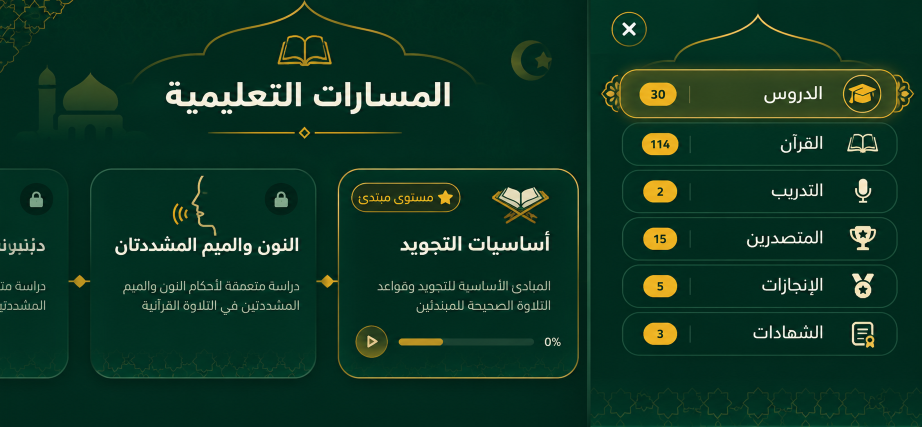
#> input picture docs/flutter/screens/04-side-nav/reference.webp, 1844 x 853 px (shown at 1/2 size)
$ python profile-measure.py ../../docs/flutter/screens/04-side-nav/reference.webp ../../docs/flutter/screens/04-side-nav/reference.webp
#> lines starting #> are read from the running program, lines starting #| are printed output that depends on the picture; after the words box and inside, x2 and y2 are one past the last pixel; in counts of white or black regions, pixels touching at a corner belong together
"""Screen 29: element boxes on the reference and on a capture (1844x853).
Usage: python3 tools/flutter-review/profile-measure.py <reference.webp> <capture.png> [light]"""
import sys
import numpy as np
from PIL import Image

def load(p):
    return np.asarray(Image.open(p).convert('RGB').resize((1844, 853))).astype(int)

def boxes(a, light):
#> called with light = False
    r, g, b = a[..., 0], a[..., 1], a[..., 2]
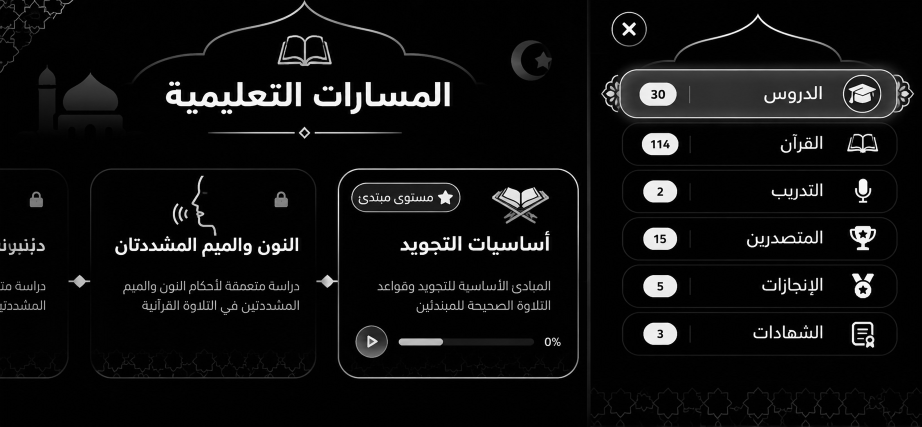
#> r: shape (853, 1844) int64 (shown at 1/2 size); min 0, max 255, mean 15.4
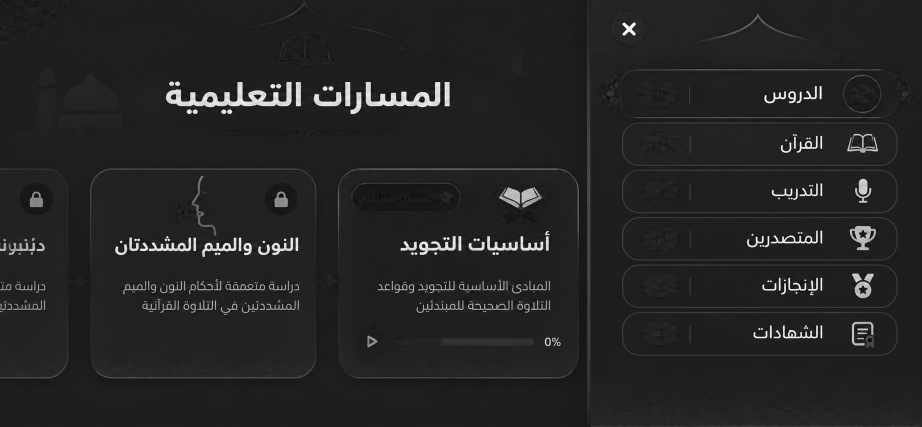
#> b: shape (853, 1844) int64 (shown at 1/2 size); min 0, max 255, mean 36.4
    if light:
        text = (r < 140) & (g < 100) & (b < 70)
        bright = (r + g + b < 520) & (r - b > 60)
    else:
        text = (r > 215) & (g > 210) & (b > 170)
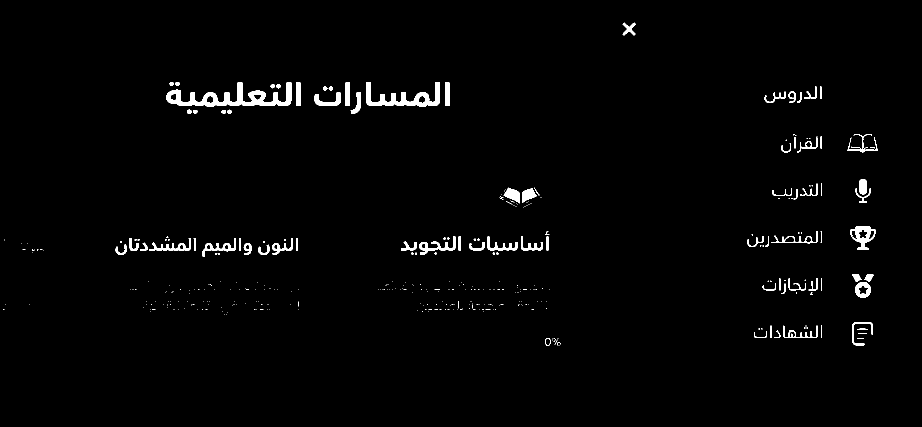
#> text: shape (853, 1844) bool (shown at 1/2 size); 1.6% white; 376 white regions (297 under 20 px), largest, box (x1, y1, x2, y2) and area: (332, 164, 583, 214) 4494, (732, 164, 880, 214) 2738, (1700, 453, 1751, 500) 1064
        bright = r + g > 330
#> bright: shape (853, 1844) bool; 3.9% white; 402 white regions (203 under 20 px), largest, box (x1, y1, x2, y2) and area: (332, 164, 583, 214) 4803, (732, 164, 880, 214) 2900, (1279, 165, 1353, 211) 2601
    gold = (r > 170) & (g > 120) & (b < 110) & (r - b > 80) if not light else (r > 170) & (g > 110) & (b < 90)
#> gold: shape (853, 1844) bool; 1.8% white; 127 white regions (69 under 20 px), largest, box (x1, y1, x2, y2) and area: (1279, 165, 1353, 211) 2618, (1284, 266, 1357, 310) 2500, (1287, 361, 1354, 405) 2437
    out = {}
    def bb(m, x0, y0, x1, y1, k):
#> called with x0 = 640, y0 = 105, x1 = 1100, y1 = 172, k = 'title'
        s = m[y0:y1, x0:x1]
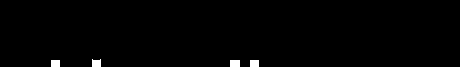
#> s: shape (67, 460) bool; 0.85% white; 4 white regions, box (x1, y1, x2, y2) and area: (230, 60, 240, 67) 70, (92, 59, 101, 67) 65, (51, 60, 60, 67) 63, (250, 60, 259, 67) 63
        ys, xs = np.nonzero(s)
#> ys = 261 values from 59 to 66; xs = 261 values, max 258 at index 38, min 51 at index 2, mean 161.4
        out[k] = None if len(xs) < 4 else (x0 + xs.min(), y0 + ys.min(), x0 + xs.max(), y0 + ys.max())
    bb(text, 640, 105, 1100, 172, 'title')
    bb(gold if not light else bright, 780, 30, 960, 105, 'header book')
#> in bb (call 2), `s = m[y0:y1, x0:x1]`: s: shape (75, 180) bool; every value is 0
    bb(text, 690, 245, 1120, 325, 'name')
#> in bb (call 3), `s = m[y0:y1, x0:x1]`: s: shape (80, 430) bool; every value is 0
    bb(text, 930, 345, 1065, 392, 'city')
#> call 4 of bb, with x0 = 930, y0 = 345, x1 = 1065, y1 = 392, k = 'city'
#> in bb (call 4), `s = m[y0:y1, x0:x1]`:
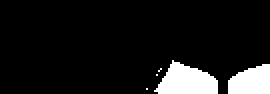
#> s: shape (47, 135) bool (shown 2 times larger); 9.7% white; 5 white regions (3 under 20 px), largest, box (x1, y1, x2, y2) and area: (77, 30, 109, 47) 359, (114, 32, 135, 47) 254
#> in bb (call 4), `ys, xs = np.nonzero(s)`: ys = 617 values from 30 to 46; xs = 617 values, max 134 at index 15, min 73 at index 460, mean 106.2
    bb(bright, 1050, 335, 1112, 395, 'pin')
#> in bb (call 5), `s = m[y0:y1, x0:x1]`:
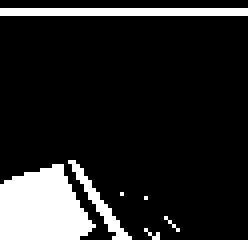
#> s: shape (60, 62) bool (shown 4 times larger); 14.4% white; 7 white regions (4 under 20 px), largest, box (x1, y1, x2, y2) and area: (0, 41, 24, 60) 340, (0, 2, 62, 4) 124, (17, 40, 33, 60) 61
#> in bb (call 5), `ys, xs = np.nonzero(s)`: ys = 536 values from 2 to 59; xs = 536 values, max 61 at index 61, min 0 at index 0, mean 16.97
    for i, (x0, x1) in enumerate([(157, 466), (517, 826), (875, 1184), (1237, 1546)]):
        bb(bright, x0 + 20, 490, x1 - 20, 548, f'icon{i}')
        bb(text, x0 + 20, 550, x1 - 20, 592, f'label{i}')
        bb(text, x0 + 20, 612, x1 - 20, 670, f'num{i}')
#> this loop made 4 passes
    bb(text, 1200, 722, 1395, 785, 'level label')
#> in bb (call 18), `s = m[y0:y1, x0:x1]`: s: shape (63, 195) bool; every value is 0
    bb(bright, 1395, 715, 1475, 790, 'layers')
#> in bb (call 19), `s = m[y0:y1, x0:x1]`: s: shape (75, 80) bool; every value is 0
    bb(bright if not light else (g > r) & (g < 110), 690, 735, 960, 778, 'pill content')
#> in bb (call 20), `s = m[y0:y1, x0:x1]`: s: shape (43, 270) bool; 3.2% white in thin lines or dots, all inside (x1, y1, x2, y2) = (13, 17, 270, 22)
    return out

ref, cap = load(sys.argv[1]), load(sys.argv[2])
light = len(sys.argv) > 3
R, C = boxes(ref, light), boxes(cap, light)
#> the loop in boxes (call 2), `for i, (x0, x1) in enumerate([(157, 466), (517, 826), (875, 1184), (12..` made 4 passes
#> pass 3, in bb (call 33), `s = m[y0:y1, x0:x1]`:
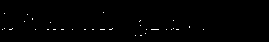
#> s: shape (42, 269) bool; 0.55% white in thin lines or dots, all inside (x1, y1, x2, y2) = (2, 12, 204, 36)
for k in R:
    a, b = R[k], C[k]
    if a is None or b is None:
        print(f'{k:14s} ref {a} cap {b}')
        continue
    d = [b[i] - a[i] for i in range(4)]
    flag = '  <-- ' if max(map(abs, d)) > 4 else ''
    print(f'{k:14s} ref {a} cap {b} diff {d}{flag}')
#> this loop made 20 passes
#> (k, b) on passes 1, 4, 5, 6, 7, 8, 9, 10, 12, 13, 14, 15: ('title', (691, 164, 898, 171)), ('city', (1003, 375, 1064, 391)), ('pin', (1050, 337, 1111, 394)), ('icon0', (231, 490, 445, 512)), ('label0', (261, 563, 441, 586)), ('num0', (286, 615, 445, 623)), ('icon1', (537, 490, 805, 509)), ('label1', (539, 563, 805, 583)), ('icon2', (895, 490, 1156, 509)), ('label2', (897, 562, 1098, 585)), ('num2', (895, 612, 1092, 623)), ('icon3', (1291, 490, 1525, 498))
#> k on passes 2, 3, 11, 18, 19: 'header book', 'name', 'num1', 'level label', 'layers'
#| title          ref (691, 164, 898, 171) cap (691, 164, 898, 171) diff [0, 0, 0, 0]
#| header book    ref None cap None
#| name           ref None cap None
#| city           ref (1003, 375, 1064, 391) cap (1003, 375, 1064, 391) diff [0, 0, 0, 0]
#| pin            ref (1050, 337, 1111, 394) cap (1050, 337, 1111, 394) diff [0, 0, 0, 0]
#| icon0          ref (231, 490, 445, 512) cap (231, 490, 445, 512) diff [0, 0, 0, 0]
#| label0         ref (261, 563, 441, 586) cap (261, 563, 441, 586) diff [0, 0, 0, 0]
#| num0           ref (286, 615, 445, 623) cap (286, 615, 445, 623) diff [0, 0, 0, 0]
#> (further printed lines are left out)
